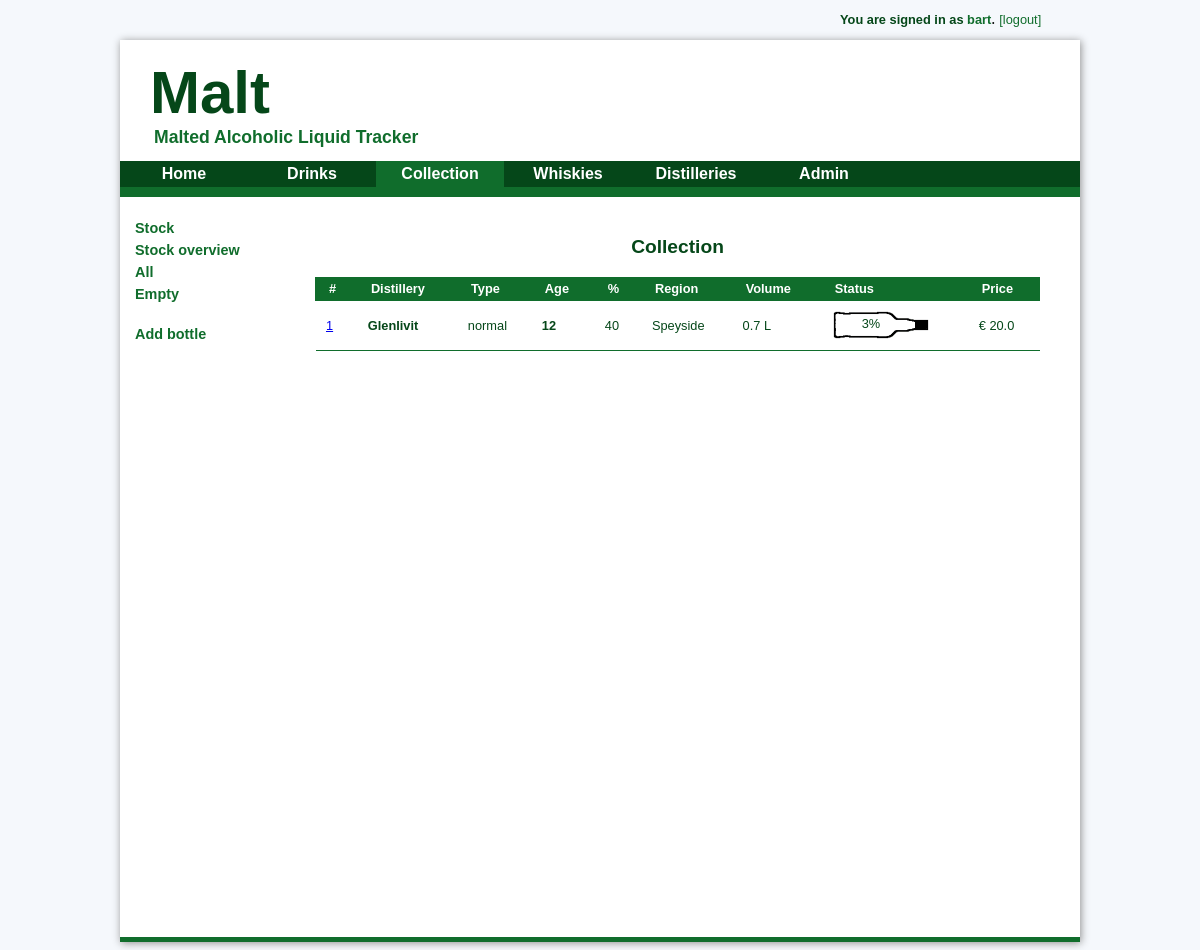
The app's page /malt/collection/empty/ (signed in), older data.
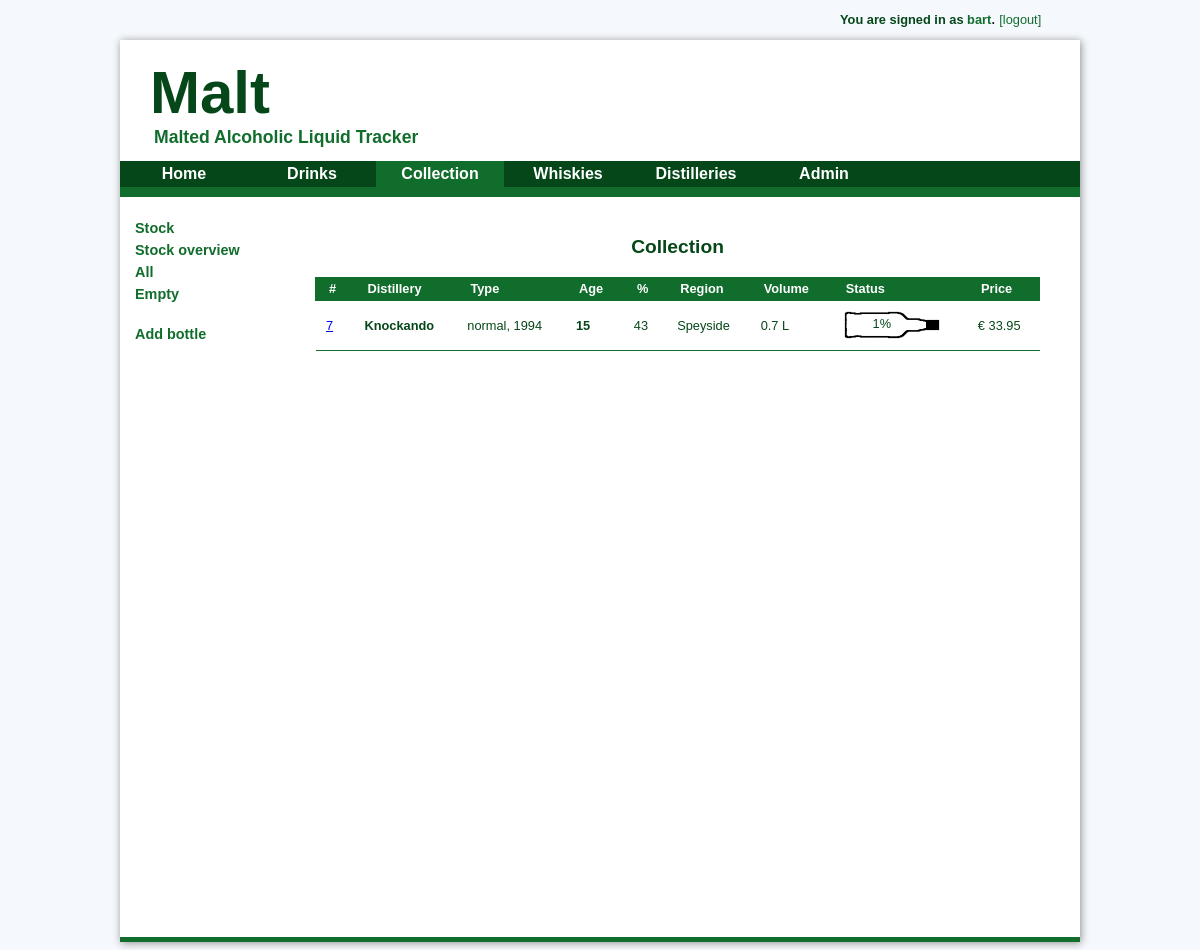
The same page, newer data.
### bottle/models.py (models this page shows, shortened)
class Bottle(models.Model):
  whisky = models.ForeignKey(Whisky)
  volume = models.FloatField('volume', default=700.0)
  volumeConsumedInitial = models.FloatField('initially consumed', default=0.0)
  empty = models.BooleanField(default=False)
  buyer = models.ForeignKey(UserProfile, default=1)
  price = models.FloatField('price', default=0.0)
  date = models.DateTimeField(auto_now=True, auto_now_add=True)
  def getActualVolume(self):
    from glass.models import Glass
    drinks = Glass.objects.filter(bottle__id=self.id)
    volumeDrunk = 0.0
    for drink in drinks:
      volumeDrunk += drink.volume
    actualVolume = self.volume - self.volumeConsumedInitial - volumeDrunk
    return actualVolume

### whisky/models.py (models this page shows, shortened)
class Distillery(models.Model):
  name = models.CharField(max_length=200)
  region = models.ForeignKey(Region)
  lat = models.FloatField('longitude', default='0.0')
  lon = models.FloatField('latitude', default='0.0')
  url = models.URLField(max_length=400, default='', blank=True)
  image = models.URLField(max_length=400, default='', blank=True)
  date = models.DateTimeField(auto_now=True, auto_now_add=True)

class Whisky(models.Model):
  distillery = models.ForeignKey(Distillery)
  name = models.CharField(max_length=200)
  age = models.FloatField('age')
  alcoholPercentage = models.FloatField('alcohol %')
  url = models.URLField(max_length=400, default='', blank=True)
  date = models.DateTimeField(auto_now=True, auto_now_add=True)

class Region(models.Model):
  name = models.CharField(max_length=200)
  lat = models.FloatField('longitude', default='0.0')
  lon = models.FloatField('latitude', default='0.0')
  date = models.DateTimeField(auto_now=True, auto_now_add=True)
  def __unicode__(self):
    return self.name

### bottle/views.py (the view)
class EmptyBottleView(CollectionView):
  template_name = "collection/index.html"
  def get_context_data(self, **kwargs):
    context = super(EmptyBottleView, self).get_context_data(**kwargs)
    bottles = self.getEmptyBottles()
    context['full_collection_list'] = bottles
    context['collectionsection'] = True
    return context

### base/views.py (called while the page is built)
  def get_context_data(self, **kwargs):
    context = super(BaseView, self).get_context_data(**kwargs)
    if self.request.user.is_authenticated():
      userProfile = UserProfile.objects.get(user=self.request.user)
      context['user'] = self.request.user
      context['displayname'] = userProfile.displayname
      context['isLoggedin'] = True
    return context

### bottle/views.py (called while the page is built)
  def addBottleInfo(self, bottles):
    for bottle in bottles:
      bottle.distillery = bottle.whisky.distillery
      bottle.volume_liters = '%.1f' % (bottle.volume / 1000.0)
      bottle.volumeActual = bottle.getActualVolume()
      bottle.age_int = int(bottle.whisky.age)
      bottle.alcoholPercentage_int = int(bottle.whisky.alcoholPercentage)
      bottle.percentageLeft = '%.0f' % (bottle.volumeActual/bottle.volume * 100.0)
      bottle.percentageGone = '%.0f' % (100 - (bottle.volumeActual/bottle.volume * 100.0))
      bottle.statusMeterWidth = '%.0f' % (bottle.volumeActual/bottle.volume * 75.0)
    return bottles

  def getAllBottles(self):
    bottles = Bottle.objects.order_by("date")
    bottles = self.addBottleInfo(bottles)
    return bottles

### templates/collection/index.html (shortened to what this page needs)
{% extends "collection/base.html" %}
{% block content %}
<center><h3>Collection</h3></center>
  {% if full_collection_list %}
    <table>
    <tr>
      <th><b>#</b></th>
      <th><b>Distillery</b></th>
      <th><b>Type</b></th>
      <th><b>Age</b></th>
      <th><b>%</b></th>
      <th><b>Region</b></th>
      <th><b>Volume</b></th>
      <th><b>Status</b></th>
      <th><b>Price</b></th>
    </tr>
    {% for bottle in full_collection_list %}
    <tr>
      <td><a href="/transactions/{{ transaction.id }}/">{{ bottle.id }}</a></td>
      <td><b>{{ bottle.distillery.name }}</b></td>
      <td>{{ bottle.whisky.name }}</td>
      <td><b>{{ bottle.age_int }}</b></td>
      <td>{{ bottle.alcoholPercentage_int }}</td>
      <td>{{ bottle.distillery.region }}</td>
      <td>{{ bottle.volume_liters }} L</td>
      <td>
        <div class="meter-wrap" style="background: #ffffff url({{ STATIC_URL }}images/bottle_meter_outline_28px.png)">
            <div class="meter-value" style="background: #ffffff url({{ STATIC_URL }}images/bottle_meter_outline_28px.png); background-color: #ded05a; width: {{ bottle.statusMeterWidth }}%;">
                <div class="meter-text">
                    {{ bottle.percentageLeft }}%
                </div>
            </div>
        </div>
      </td>
      <td>&euro; {{ bottle.price }}</td>
    </tr>
  {% endfor %}
    </table>
  {% else %}
      <p>No polls are available.</p>
  {% endif %}
{% endblock %}

Row changes from the older to the newer data that the page shows:
no longer on this page (row edited): Bottle: id "1", distillery.name "Glenlivit", whisky.name "normal", age_int "12", alcoholPercentage_int "40", distillery.region "Speyside", volume_liters "0.7", percentageLeft "3", price "20.0"
added Bottle: id "7", distillery.name "Knockando", whisky.name "normal, 1994", age_int "15", alcoholPercentage_int "43", distillery.region "Speyside", volume_liters "0.7", percentageLeft "1", price "33.95"
